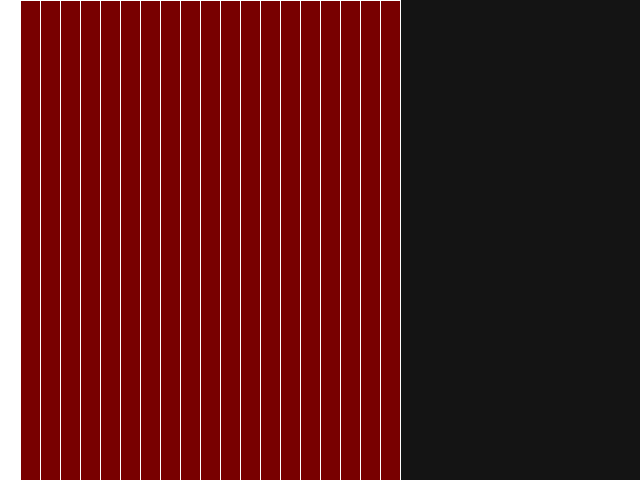
Frame 1 (no input)
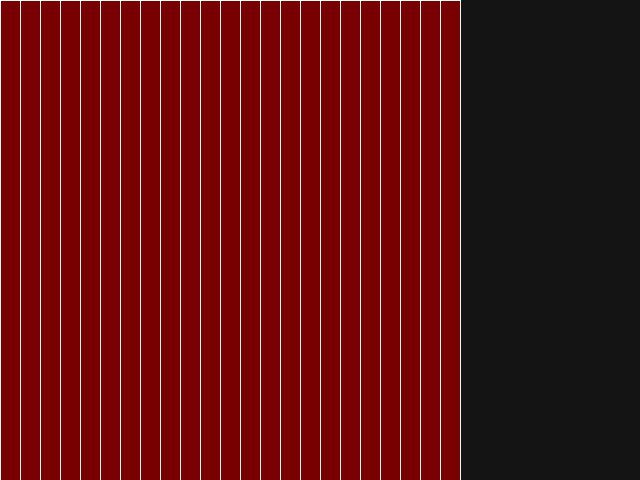
Frame 60 (the mouse pressed at the canvas centre just before this capture)
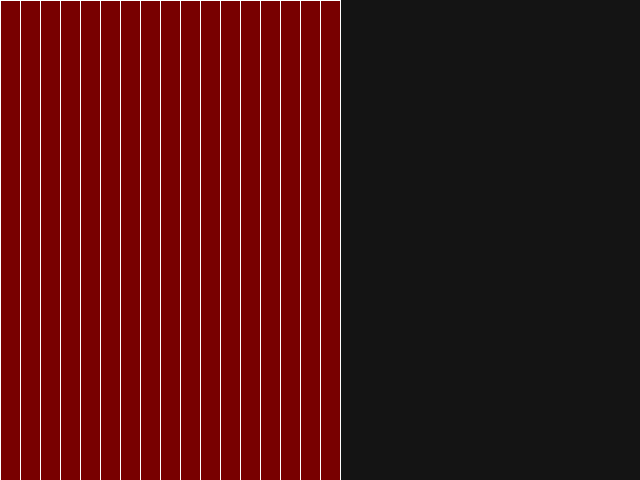
Frame 120 (the mouse held since frame 60 and released just before this capture)

The Processing sketch that drew these frames (run headless with seeded random() and noise(); from frame 60 on, the mouse is pressed at the canvas centre):

// Processing sketch: exercise05
// ── exercise05.pde
//exercise05

//producing columns of rectangles of different colours
//using the noise function

//setup
void setup(){
  background(20);
  size(640, 480);
}

//variable for noise function
float xoff = 0.00;

//the draw function
void draw() {
  background(20);
  //noise
  xoff = xoff + .03;
  float n = noise(xoff) * width;
  
  //white edges for each rectangle
  stroke(255);
  
  //creating rectangles
  for (int i=0; i < n; i=20+i){
    
    float col = 100;
    if (i>=20){
      fill(col+20,0,0);
    }
    if (i>=40){
      fill(col+20,0,0);
    }
    if (i>=60){
      fill(col+20,0,0);
    }
    rect(i, 0, 20, height);
    
      }
    
  
}
